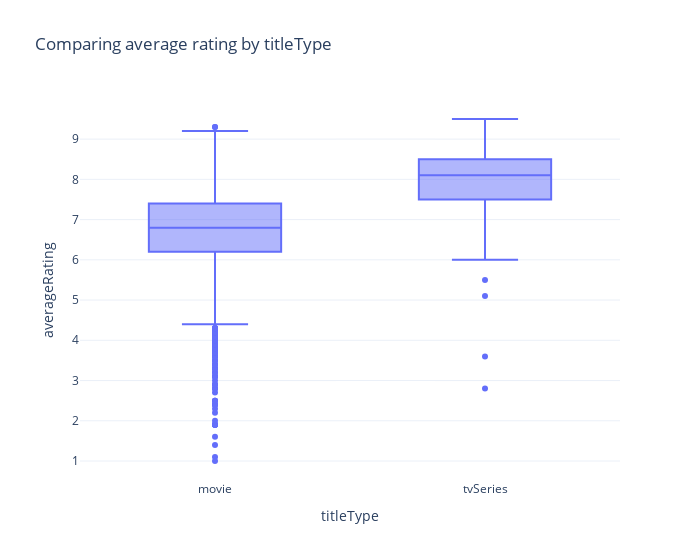

The notebook cell this image was saved under:
### Markdown cell above
### Or a boxplot of rating by titletype

### Code cell
px.box(
    title='Comparing average rating by titleType',
    data_frame=df,
    x='titleType',
    y='averageRating',
    width=700,
)

### Figure 1 — Plotly figure (JSON) as saved in the notebook; plotly's stock layout.template omitted (floating-point values rounded to 4 significant figures; data arrays with more than 128 entries replaced by an {"elided": "..."} marker saying what was removed)
{"data": [{"alignmentgroup": "True", "hovertemplate": "titleType=%{x}<br>averageRating=%{y}<extra></extra>", "legendgroup": "", "marker": {"color": "#636efa"}, "name": "", "notched": false, "offsetgroup": "", "orientation": "v", "showlegend": false, "type": "box", "x": {"elided": "5830 str values"}, "x0": " ", "xaxis": "x", "y": {"elided": "5830 float values"}, "y0": " ", "yaxis": "y"}], "layout": {"boxmode": "group", "legend": {"tracegroupgap": 0}, "title": {"text": "Comparing average rating by titleType"}, "width": 700, "xaxis": {"anchor": "y", "domain": [0, 1], "title": {"text": "titleType"}}, "yaxis": {"anchor": "x", "domain": [0, 1], "title": {"text": "averageRating"}}}}
